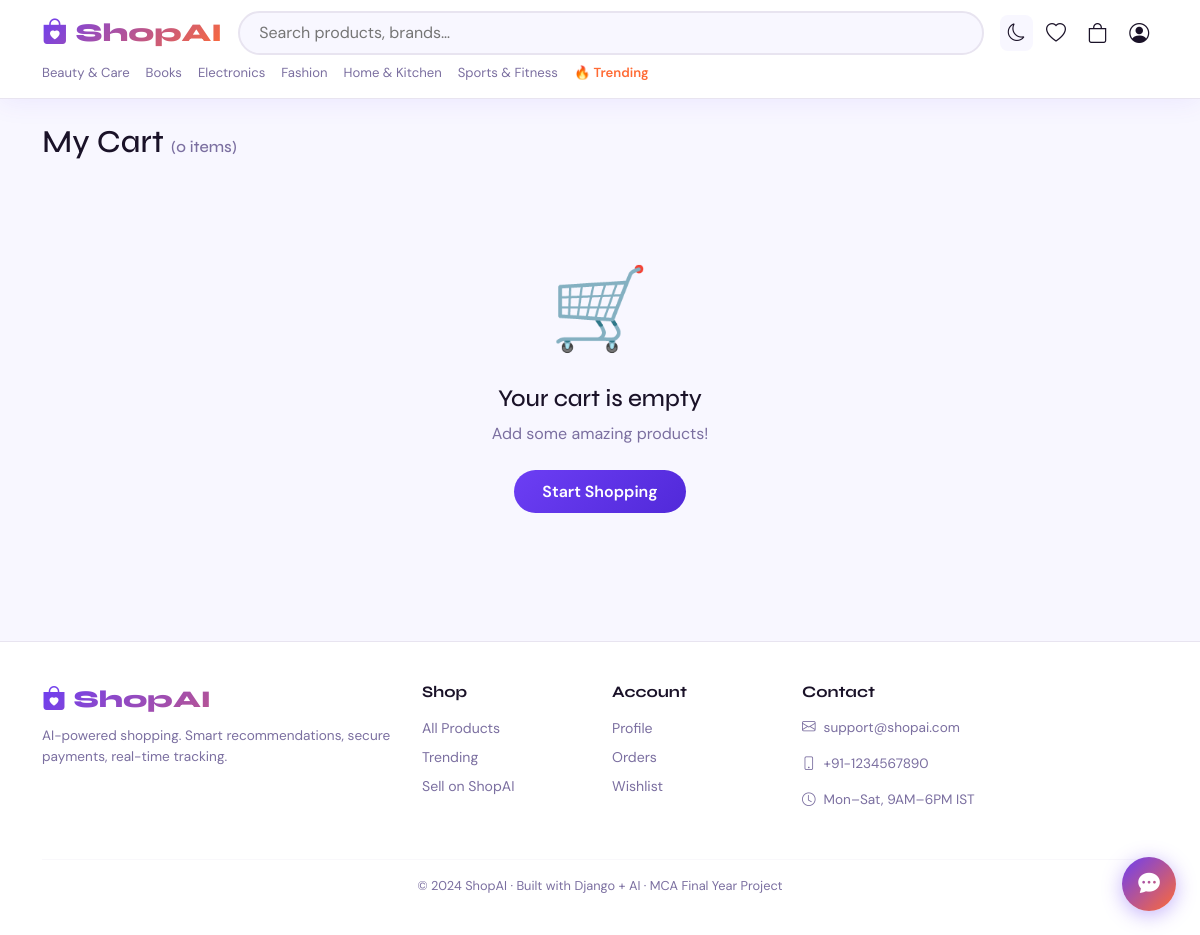
The page /cart/ (signed in) on the database its author committed.
### users/models.py (models this page shows, shortened)
class CustomUser(AbstractUser):
    email = models.EmailField(unique=True)
    phone = models.CharField(max_length=15, blank=True)
    avatar = models.ImageField(upload_to='avatars/', null=True, blank=True)
    is_vendor = models.BooleanField(default=False)
    is_email_verified = models.BooleanField(default=False)
    dark_mode = models.BooleanField(default=False)
    date_of_birth = models.DateField(null=True, blank=True)
    USERNAME_FIELD = 'email'
    REQUIRED_FIELDS = ['username']

### store/models.py (models this page shows, shortened)
class Category(models.Model):
    name = models.CharField(max_length=200)
    slug = models.SlugField(unique=True, blank=True)
    parent = models.ForeignKey('self', null=True, blank=True, on_delete=models.SET_NULL, related_name='children')
    image = models.ImageField(upload_to='categories/', null=True, blank=True)
    description = models.TextField(blank=True)
    is_active = models.BooleanField(default=True)
    class Meta:
        verbose_name_plural = 'Categories'
        ordering = ['name']

### cart/models.py (models this page shows, shortened)
class Cart(models.Model):
    user = models.OneToOneField(settings.AUTH_USER_MODEL, on_delete=models.CASCADE, related_name='cart')
    updated_at = models.DateTimeField(auto_now=True)
    @property
    def item_count(self):
        return sum(item.quantity for item in self.items.all())

### cart/views.py (the view)
# urls.py: path('', views.cart_view, name='view'),
@login_required
def cart_view(request):
    return render(request, 'cart/cart.html', {'cart': _cart(request.user)})

### cart/context_processors.py (called while the page is built)
def cart_count(request):
    if request.user.is_authenticated:
        from .models import Cart
        c = Cart.objects.filter(user=request.user).first()
        return {'cart_count': c.item_count if c else 0}
    return {'cart_count': 0}

### cart/views.py (called while the page is built)
def _cart(user):
    c, _ = Cart.objects.get_or_create(user=user)
    return c

### store/context_processors.py (called while the page is built)
def all_categories(request):
    return {'all_categories': Category.objects.filter(is_active=True, parent=None)[:10]}

### wishlist/context_processors.py (called while the page is built)
def wishlist_count(request):
    if request.user.is_authenticated:
        from .models import Wishlist
        wl = Wishlist.objects.filter(user=request.user).first()
        return {'wishlist_count': wl.products.count() if wl else 0}
    return {'wishlist_count': 0}

### templates/cart/cart.html (shortened to what this page needs)
{% extends 'base.html' %}
{% block content %}
<div class="container mt-4">
<h2 class="mb-4">My Cart <span style="color:var(--muted);font-size:1rem">({{ cart.item_count }} items)</span></h2>
{% if cart.items.all %}
<div class="row g-3">
<div class="col-md-8">
{% for item in cart.items.all %}
<div style="background:var(--sur);border:1px solid var(--bdr);border-radius:var(--r);padding:1.1rem;margin-bottom:.9rem;display:flex;gap:1rem;align-items:center">
<div style="width:75px;height:75px;border-radius:10px;overflow:hidden;background:var(--bg);flex-shrink:0">
{% if item.product.main_image %}<img src="{{ item.product.main_image.image.url }}" style="width:100%;height:100%;object-fit:cover">{% else %}<div style="display:flex;align-items:center;justify-content:center;height:100%;font-size:1.8rem">📦</div>{% endif %}
</div>
<div style="flex:1">
<a href="{{ item.product.get_absolute_url }}" style="font-weight:700;color:var(--tx);text-decoration:none;font-size:.92rem">{{ item.product.name }}</a>
<div style="color:var(--p);font-weight:700;margin-top:.2rem">₹{{ item.price }}</div>
</div>
<form method="POST" action="{% url 'cart:update' item.id %}" style="display:flex;align-items:center;border:1px solid var(--bdr);border-radius:50px;overflow:hidden">{% csrf_token %}
<button type="submit" name="quantity" value="{{ item.quantity|add:'-1' }}" style="width:30px;height:30px;border:none;background:var(--bg);color:var(--tx);cursor:pointer">−</button>
<span style="padding:0 .5rem;font-weight:700;font-size:.88rem">{{ item.quantity }}</span>
<button type="submit" name="quantity" value="{{ item.quantity|add:'1' }}" style="width:30px;height:30px;border:none;background:var(--bg);color:var(--tx);cursor:pointer">+</button>
</form>
<span style="font-weight:700;min-width:65px;text-align:right">₹{{ item.subtotal }}</span>
<a href="{% url 'cart:remove' item.id %}" style="color:#e74c3c;font-size:1.05rem"><i class="bi bi-trash"></i></a>
</div>
{% endfor %}
</div>
<div class="col-md-4">
<div style="background:var(--sur);border:1px solid var(--bdr);border-radius:var(--r);padding:1.4rem;position:sticky;top:80px">
<h5 class="mb-3">Order Summary</h5>
<div class="d-flex justify-content-between mb-2"><span style="color:var(--muted)">Subtotal</span><strong>₹{{ cart.total }}</strong></div>
<div class="d-flex justify-content-between mb-2"><span style="color:var(--muted)">Shipping</span><span style="color:var(--ok)">{% if cart.total >= 499 %}FREE{% else %}₹49{% endif %}</span></div>
<hr>
<div class="d-flex justify-content-between mb-3"><strong>Total</strong><strong style="color:var(--p);font-size:1.1rem">₹{{ cart.total }}</strong></div>
<a href="{% url 'orders:checkout' %}" class="btn-pri btn w-100 text-center">Proceed to Checkout →</a>
</div>
</div>
</div>
{% else %}
<div style="text-align:center;padding:4rem 2rem">
<div style="font-size:5rem;margin-bottom:1rem">🛒</div>
<h4>Your cart is empty</h4><p style="color:var(--muted)">Add some amazing products!</p>
<a href="{% url 'store:product_list' %}" class="btn-pri btn mt-2">Start Shopping</a>
</div>
{% endif %}
</div>
{% endblock %}

### templates/base.html (shortened to what this page needs)
<!DOCTYPE html>
<html lang="en" data-theme="{{ request.user.dark_mode|yesno:'dark,light' }}">
<head>
<link href="https://cdn.jsdelivr.net/npm/bootstrap@5.3.2/dist/css/bootstrap.min.css" rel="stylesheet">
<link href="https://cdn.jsdelivr.net/npm/bootstrap-icons@1.11.3/font/bootstrap-icons.min.css" rel="stylesheet">
</head>
<body>
<nav class="nav-bar">
<div class="container">
  <div class="d-flex align-items-center gap-3">
    <a href="{% url 'store:index' %}" class="brand"><i class="bi bi-bag-heart-fill"></i> ShopAI</a>
    <div class="search-wrap d-none d-md-block">
      <input type="text" id="srch" placeholder="Search products, brands…">
    </div>
    <div class="d-flex align-items-center gap-1 ms-auto">
      <button onclick="toggleDark()" style="border:none;background:var(--bg);padding:.3rem .5rem;border-radius:8px;color:var(--tx);font-size:1.1rem;cursor:pointer" title="Dark mode">
        <i class="bi bi-{% if request.user.dark_mode %}sun{% else %}moon{% endif %}" id="dicon"></i>
      </button>
      {% if user.is_authenticated %}
      <a href="{% url 'wishlist:view' %}" class="nav-btn"><i class="bi bi-heart"></i>{% if wishlist_count > 0 %}<span class="badge-c">{{ wishlist_count }}</span>{% endif %}</a>
      <a href="{% url 'cart:view' %}" class="nav-btn"><i class="bi bi-bag"></i>{% if cart_count > 0 %}<span class="badge-c cart-count-badge">{{ cart_count }}</span>{% endif %}</a>
      <div class="dropdown">
        <a class="nav-btn" data-bs-toggle="dropdown" href="#"><i class="bi bi-person-circle"></i></a>
      </div>
      {% else %}
      <a href="{% url 'users:login' %}" class="btn-out btn btn-sm">Login</a>
      <a href="{% url 'users:register' %}" class="btn-pri btn btn-sm ms-1">Sign Up</a>
      {% endif %}
    </div>
  </div>
  <div class="d-flex gap-3 mt-2 overflow-auto pb-1" style="scrollbar-width:none">
    {% for cat in all_categories %}
    <a href="{% url 'store:category' cat.slug %}" style="white-space:nowrap;font-size:.82rem;color:var(--muted);text-decoration:none;transition:var(--tr)" onmouseover="this.style.color='var(--p)'" onmouseout="this.style.color='var(--muted)'">{{ cat.name }}</a>
    {% endfor %}
    <a href="{% url 'store:trending' %}" style="white-space:nowrap;font-size:.82rem;color:var(--ac);text-decoration:none;font-weight:600">🔥 Trending</a>
  </div>
</div>
</nav>
<main>{% block content %}{% endblock %}</main>
<footer>
<div class="container">
<div class="row g-4">
  <div class="col-md-4">
    <div class="brand fs-4"><i class="bi bi-bag-heart-fill"></i> ShopAI</div>
    <p class="mt-2" style="font-size:.85rem;color:var(--muted)">AI-powered shopping. Smart recommendations, secure payments, real-time tracking.</p>
  </div>
  <div class="col-md-2"><h6 class="fw-bold mb-3">Shop</h6>
    <div class="d-flex flex-column gap-2">
      <a href="{% url 'store:product_list' %}">All Products</a>
      <a href="{% url 'store:trending' %}">Trending</a>
      <a href="{% url 'vendor:register' %}">Sell on ShopAI</a>
    </div>
  </div>
  <div class="col-md-2"><h6 class="fw-bold mb-3">Account</h6>
    <div class="d-flex flex-column gap-2">
      {% if user.is_authenticated %}
      <a href="{% url 'users:profile' %}">Profile</a>
      <a href="{% url 'orders:order_list' %}">Orders</a>
      <a href="{% url 'wishlist:view' %}">Wishlist</a>
      {% else %}
      <a href="{% url 'users:login' %}">Login</a>
      <a href="{% url 'users:register' %}">Register</a>
      {% endif %}
    </div>
  </div>
  <div class="col-md-4"><h6 class="fw-bold mb-3">Contact</h6>
    <p style="font-size:.85rem;color:var(--muted)"><i class="bi bi-envelope me-2"></i>support@shopai.com</p>
    <p style="font-size:.85rem;color:var(--muted)"><i class="bi bi-phone me-2"></i>+91-1234567890</p>
    <p style="font-size:.85rem;color:var(--muted)"><i class="bi bi-clock me-2"></i>Mon–Sat, 9AM–6PM IST</p>
  </div>
</div>
<hr style="border-color:var(--bdr);margin-top:2rem">
<p class="text-center" style="font-size:.8rem;color:var(--muted)">© 2024 ShopAI · Built with Django + AI · MCA Final Year Project</p>
</div>
</footer>
<button id="cb-btn" onclick="cbToggle()"><i class="bi bi-chat-dots-fill" id="cb-icon"></i></button>
</body>
</html>

### templates/base.html (style rules this page uses)
:root { --p:#6c3ef4;--pd:#5129d9;--ac:#ff6b35;--ok:#2ecc71;--bg:#f8f7ff;--sur:#ffffff;--bdr:#e8e4f0;--tx:#1a1228;--muted:#7b6fa0;--shd:0 4px 24px rgba(108,62,244,.08);--r:16px;--tr:all .25s cubic-bezier(.4,0,.2,1) }
* { box-sizing:border-box;margin:0;padding:0 }
body { font-family:'DM Sans',sans-serif;background:var(--bg);color:var(--tx);transition:background .3s,color .3s }
h1,h2,h3,h4,h5,h6 { font-family:'Syne',sans-serif }
.nav-bar { background:var(--sur);border-bottom:1px solid var(--bdr);box-shadow:var(--shd);padding:.7rem 0;position:sticky;top:0;z-index:1000 }
.brand { font-family:'Syne',sans-serif;font-weight:800;font-size:1.6rem;background:linear-gradient(135deg,var(--p),var(--ac));-webkit-background-clip:text;-webkit-text-fill-color:transparent;text-decoration:none }
.search-wrap { position:relative;flex:1 }
.search-wrap input { width:100%;border:2px solid var(--bdr);border-radius:50px;background:var(--bg);color:var(--tx);padding:.5rem 1.2rem;font-family:'DM Sans',sans-serif;transition:var(--tr) }
.nav-btn { color:var(--tx);text-decoration:none;font-size:1.25rem;padding:.35rem .55rem;border-radius:10px;position:relative;transition:var(--tr) }
.btn-pri { background:linear-gradient(135deg,var(--p),var(--pd));color:#fff;border:none;border-radius:50px;padding:.6rem 1.75rem;font-weight:600;transition:var(--tr) }
#cb-btn { position:fixed;bottom:24px;right:24px;width:54px;height:54px;background:linear-gradient(135deg,var(--p),var(--ac));border:none;border-radius:50%;color:#fff;font-size:1.35rem;cursor:pointer;box-shadow:0 4px 20px rgba(108,62,244,.4);z-index:9998;display:flex;align-items:center;justify-content:center;transition:var(--tr) }
footer { background:var(--sur);border-top:1px solid var(--bdr);padding:2.5rem 0 1.5rem;margin-top:4rem }
footer a { color:var(--muted);text-decoration:none;font-size:.88rem;transition:var(--tr) }

### rows shown on the page
Category: name "Beauty & Care"
Category: name "Books"
Category: name "Electronics"
Category: name "Fashion"
Category: name "Home & Kitchen"
Category: name "Sports & Fitness"
Cart: item_count "0"
